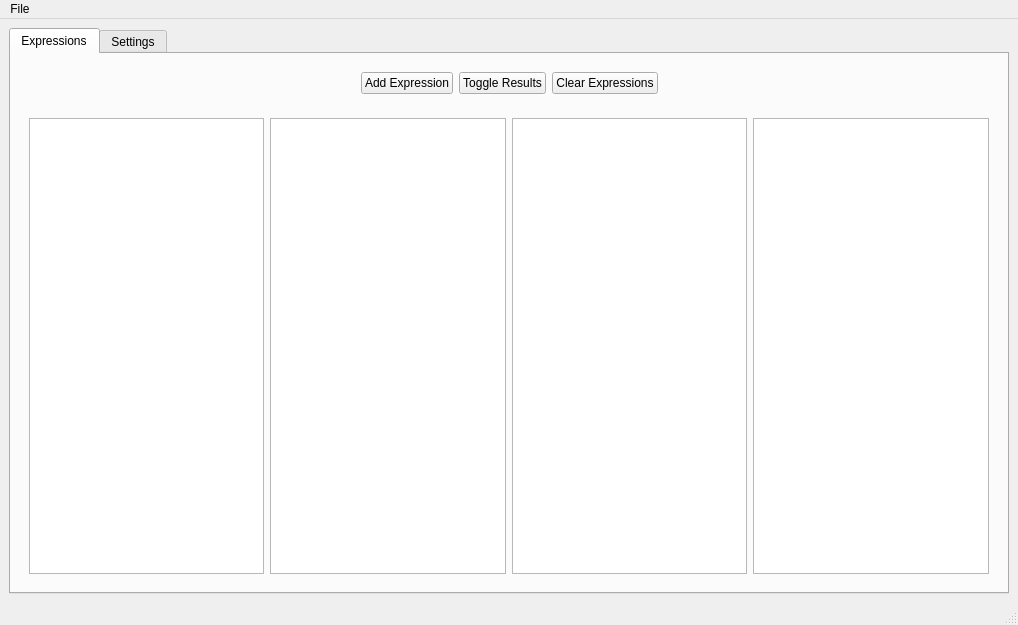
<?xml version="1.0" encoding="UTF-8"?>
<ui version="4.0">
 <class>MainWindow</class>
 <widget class="QMainWindow" name="MainWindow">
  <property name="geometry">
   <rect>
    <x>0</x>
    <y>0</y>
    <width>1018</width>
    <height>618</height>
   </rect>
  </property>
  <property name="windowTitle">
   <string>Amygo</string>
  </property>
  <widget class="QWidget" name="centralwidget">
   <layout class="QVBoxLayout" name="verticalLayout">
    <item>
     <widget class="QTabWidget" name="tabWidget">
      <property name="currentIndex">
       <number>0</number>
      </property>
      <widget class="QWidget" name="tab">
       <attribute name="title">
        <string>Expressions</string>
       </attribute>
       <layout class="QVBoxLayout" name="verticalLayout_3">
        <item>
         <widget class="QWidget" name="horizontalWidget" native="true">
          <layout class="QHBoxLayout" name="horizontalLayout">
           <item>
            <spacer name="horizontalSpacer">
             <property name="orientation">
              <enum>Qt::Horizontal</enum>
             </property>
             <property name="sizeHint" stdset="0">
              <size>
               <width>40</width>
               <height>20</height>
              </size>
             </property>
            </spacer>
           </item>
           <item>
            <widget class="QPushButton" name="buttonAdd">
             <property name="text">
              <string>Add Expression</string>
             </property>
            </widget>
           </item>
           <item>
            <widget class="QPushButton" name="buttonResults">
             <property name="text">
              <string>Toggle Results</string>
             </property>
            </widget>
           </item>
           <item>
            <widget class="QPushButton" name="buttonClear">
             <property name="text">
              <string>Clear Expressions</string>
             </property>
            </widget>
           </item>
           <item>
            <spacer name="horizontalSpacer_2">
             <property name="orientation">
              <enum>Qt::Horizontal</enum>
             </property>
             <property name="sizeHint" stdset="0">
              <size>
               <width>40</width>
               <height>20</height>
              </size>
             </property>
            </spacer>
           </item>
          </layout>
         </widget>
        </item>
        <item>
         <widget class="QWidget" name="horizontalWidgetLists" native="true">
          <layout class="QHBoxLayout" name="horizontalLayout_3">
           <item>
            <widget class="QTableView" name="tableViewExpressions0">
             <property name="styleSheet">
              <string notr="true">font: 75 20pt &quot;MS Shell Dlg 2&quot;;</string>
             </property>
             <attribute name="horizontalHeaderVisible">
              <bool>false</bool>
             </attribute>
             <attribute name="horizontalHeaderDefaultSectionSize">
              <number>150</number>
             </attribute>
             <attribute name="horizontalHeaderMinimumSectionSize">
              <number>150</number>
             </attribute>
             <attribute name="horizontalHeaderStretchLastSection">
              <bool>true</bool>
             </attribute>
             <attribute name="verticalHeaderVisible">
              <bool>false</bool>
             </attribute>
             <attribute name="verticalHeaderDefaultSectionSize">
              <number>60</number>
             </attribute>
             <attribute name="verticalHeaderHighlightSections">
              <bool>false</bool>
             </attribute>
             <attribute name="verticalHeaderMinimumSectionSize">
              <number>60</number>
             </attribute>
             <attribute name="verticalHeaderStretchLastSection">
              <bool>false</bool>
             </attribute>
            </widget>
           </item>
           <item>
            <widget class="QTableView" name="tableViewExpressions1">
             <property name="styleSheet">
              <string notr="true">font: 75 20pt &quot;MS Shell Dlg 2&quot;;</string>
             </property>
             <attribute name="horizontalHeaderVisible">
              <bool>false</bool>
             </attribute>
             <attribute name="horizontalHeaderDefaultSectionSize">
              <number>150</number>
             </attribute>
             <attribute name="horizontalHeaderMinimumSectionSize">
              <number>150</number>
             </attribute>
             <attribute name="horizontalHeaderStretchLastSection">
              <bool>true</bool>
             </attribute>
             <attribute name="verticalHeaderVisible">
              <bool>false</bool>
             </attribute>
             <attribute name="verticalHeaderDefaultSectionSize">
              <number>60</number>
             </attribute>
             <attribute name="verticalHeaderHighlightSections">
              <bool>false</bool>
             </attribute>
             <attribute name="verticalHeaderMinimumSectionSize">
              <number>60</number>
             </attribute>
             <attribute name="verticalHeaderStretchLastSection">
              <bool>false</bool>
             </attribute>
            </widget>
           </item>
           <item>
            <widget class="QTableView" name="tableViewExpressions2">
             <property name="styleSheet">
              <string notr="true">font: 75 20pt &quot;MS Shell Dlg 2&quot;;</string>
             </property>
             <attribute name="horizontalHeaderVisible">
              <bool>false</bool>
             </attribute>
             <attribute name="horizontalHeaderDefaultSectionSize">
              <number>150</number>
             </attribute>
             <attribute name="horizontalHeaderMinimumSectionSize">
              <number>150</number>
             </attribute>
             <attribute name="horizontalHeaderStretchLastSection">
              <bool>true</bool>
             </attribute>
             <attribute name="verticalHeaderVisible">
              <bool>false</bool>
             </attribute>
             <attribute name="verticalHeaderDefaultSectionSize">
              <number>60</number>
             </attribute>
             <attribute name="verticalHeaderHighlightSections">
              <bool>false</bool>
             </attribute>
             <attribute name="verticalHeaderMinimumSectionSize">
              <number>60</number>
             </attribute>
             <attribute name="verticalHeaderStretchLastSection">
              <bool>false</bool>
             </attribute>
            </widget>
           </item>
           <item>
            <widget class="QTableView" name="tableViewExpressions3">
             <property name="styleSheet">
              <string notr="true">font: 75 20pt &quot;MS Shell Dlg 2&quot;;</string>
             </property>
             <attribute name="horizontalHeaderVisible">
              <bool>false</bool>
             </attribute>
             <attribute name="horizontalHeaderDefaultSectionSize">
              <number>150</number>
             </attribute>
             <attribute name="horizontalHeaderMinimumSectionSize">
              <number>150</number>
             </attribute>
             <attribute name="horizontalHeaderStretchLastSection">
              <bool>true</bool>
             </attribute>
             <attribute name="verticalHeaderVisible">
              <bool>false</bool>
             </attribute>
             <attribute name="verticalHeaderDefaultSectionSize">
              <number>60</number>
             </attribute>
             <attribute name="verticalHeaderHighlightSections">
              <bool>false</bool>
             </attribute>
             <attribute name="verticalHeaderMinimumSectionSize">
              <number>60</number>
             </attribute>
             <attribute name="verticalHeaderStretchLastSection">
              <bool>false</bool>
             </attribute>
            </widget>
           </item>
          </layout>
         </widget>
        </item>
       </layout>
      </widget>
      <widget class="QWidget" name="tab_2">
       <attribute name="title">
        <string>Settings</string>
       </attribute>
       <layout class="QVBoxLayout" name="verticalLayout_2">
        <item>
         <widget class="QWidget" name="formWidget" native="true">
          <layout class="QGridLayout" name="gridLayout">
           <item row="1" column="0">
            <widget class="QCheckBox" name="checkBoxAdditionEnabled">
             <property name="text">
              <string>Enabled</string>
             </property>
            </widget>
           </item>
           <item row="8" column="1">
            <widget class="QSpinBox" name="spinBoxSubstractionMaximum">
             <property name="minimum">
              <number>-999999999</number>
             </property>
             <property name="maximum">
              <number>999999999</number>
             </property>
            </widget>
           </item>
           <item row="4" column="1">
            <widget class="QSpinBox" name="spinBoxAdditionMaximum">
             <property name="minimum">
              <number>-999999999</number>
             </property>
             <property name="maximum">
              <number>999999999</number>
             </property>
            </widget>
           </item>
           <item row="3" column="0">
            <widget class="QLabel" name="label_5">
             <property name="text">
              <string>&lt;html&gt;&lt;head/&gt;&lt;body&gt;&lt;p&gt;Minimum&lt;/p&gt;&lt;/body&gt;&lt;/html&gt;</string>
             </property>
             <property name="alignment">
              <set>Qt::AlignRight|Qt::AlignTrailing|Qt::AlignVCenter</set>
             </property>
            </widget>
           </item>
           <item row="5" column="0" colspan="2">
            <widget class="QLabel" name="label_3">
             <property name="text">
              <string>&lt;html&gt;&lt;head/&gt;&lt;body&gt;&lt;p&gt;&lt;span style=&quot; font-size:10pt; font-weight:600;&quot;&gt;Subtraction&lt;/span&gt;&lt;/p&gt;&lt;/body&gt;&lt;/html&gt;</string>
             </property>
             <property name="alignment">
              <set>Qt::AlignCenter</set>
             </property>
            </widget>
           </item>
           <item row="0" column="0" colspan="2">
            <widget class="QLabel" name="label_2">
             <property name="text">
              <string>&lt;html&gt;&lt;head/&gt;&lt;body&gt;&lt;p&gt;&lt;span style=&quot; font-size:10pt; font-weight:600;&quot;&gt;Addition&lt;/span&gt;&lt;/p&gt;&lt;/body&gt;&lt;/html&gt;</string>
             </property>
             <property name="alignment">
              <set>Qt::AlignCenter</set>
             </property>
            </widget>
           </item>
           <item row="6" column="1">
            <widget class="QCheckBox" name="checkBoxSubstractionAllowNegative">
             <property name="text">
              <string>Allow negative result</string>
             </property>
            </widget>
           </item>
           <item row="6" column="0">
            <widget class="QCheckBox" name="checkBoxSubstractionEnabled">
             <property name="text">
              <string>Enabled</string>
             </property>
            </widget>
           </item>
           <item row="8" column="0">
            <widget class="QLabel" name="label_6">
             <property name="text">
              <string>Maximum</string>
             </property>
             <property name="alignment">
              <set>Qt::AlignRight|Qt::AlignTrailing|Qt::AlignVCenter</set>
             </property>
            </widget>
           </item>
           <item row="7" column="1">
            <widget class="QSpinBox" name="spinBoxSubstractionMinimum">
             <property name="minimum">
              <number>-999999999</number>
             </property>
             <property name="maximum">
              <number>999999999</number>
             </property>
            </widget>
           </item>
           <item row="17" column="0">
            <widget class="QLabel" name="label_13">
             <property name="text">
              <string>Divisor Minimum</string>
             </property>
             <property name="alignment">
              <set>Qt::AlignRight|Qt::AlignTrailing|Qt::AlignVCenter</set>
             </property>
            </widget>
           </item>
           <item row="9" column="0" colspan="2">
            <widget class="QLabel" name="label_7">
             <property name="text">
              <string>&lt;html&gt;&lt;head/&gt;&lt;body&gt;&lt;p&gt;&lt;span style=&quot; font-size:10pt; font-weight:600;&quot;&gt;Multiplication&lt;/span&gt;&lt;/p&gt;&lt;/body&gt;&lt;/html&gt;</string>
             </property>
             <property name="alignment">
              <set>Qt::AlignCenter</set>
             </property>
            </widget>
           </item>
           <item row="7" column="0">
            <widget class="QLabel" name="label_4">
             <property name="text">
              <string>Minimum</string>
             </property>
             <property name="alignment">
              <set>Qt::AlignRight|Qt::AlignTrailing|Qt::AlignVCenter</set>
             </property>
            </widget>
           </item>
           <item row="4" column="0">
            <widget class="QLabel" name="label">
             <property name="text">
              <string>&lt;html&gt;&lt;head/&gt;&lt;body&gt;&lt;p&gt;Maximum&lt;/p&gt;&lt;/body&gt;&lt;/html&gt;</string>
             </property>
             <property name="alignment">
              <set>Qt::AlignRight|Qt::AlignTrailing|Qt::AlignVCenter</set>
             </property>
            </widget>
           </item>
           <item row="3" column="1">
            <widget class="QSpinBox" name="spinBoxAdditionMinimum">
             <property name="minimum">
              <number>-999999999</number>
             </property>
             <property name="maximum">
              <number>999999999</number>
             </property>
            </widget>
           </item>
           <item row="11" column="0">
            <widget class="QLabel" name="label_8">
             <property name="text">
              <string>Minimum</string>
             </property>
             <property name="alignment">
              <set>Qt::AlignRight|Qt::AlignTrailing|Qt::AlignVCenter</set>
             </property>
            </widget>
           </item>
           <item row="12" column="0">
            <widget class="QLabel" name="label_9">
             <property name="text">
              <string>Maximum</string>
             </property>
             <property name="alignment">
              <set>Qt::AlignRight|Qt::AlignTrailing|Qt::AlignVCenter</set>
             </property>
            </widget>
           </item>
           <item row="12" column="1">
            <widget class="QSpinBox" name="spinBoxMultiplicationMaximum">
             <property name="minimum">
              <number>-999999999</number>
             </property>
             <property name="maximum">
              <number>999999999</number>
             </property>
            </widget>
           </item>
           <item row="11" column="1">
            <widget class="QSpinBox" name="spinBoxMultiplicationMinimum">
             <property name="minimum">
              <number>-999999999</number>
             </property>
             <property name="maximum">
              <number>999999999</number>
             </property>
            </widget>
           </item>
           <item row="13" column="0" colspan="2">
            <widget class="QLabel" name="label_10">
             <property name="text">
              <string>&lt;html&gt;&lt;head/&gt;&lt;body&gt;&lt;p&gt;&lt;span style=&quot; font-size:10pt; font-weight:600;&quot;&gt;Division&lt;/span&gt;&lt;/p&gt;&lt;/body&gt;&lt;/html&gt;</string>
             </property>
             <property name="alignment">
              <set>Qt::AlignCenter</set>
             </property>
            </widget>
           </item>
           <item row="15" column="0">
            <widget class="QLabel" name="label_11">
             <property name="text">
              <string>Dividend Minimum</string>
             </property>
             <property name="alignment">
              <set>Qt::AlignRight|Qt::AlignTrailing|Qt::AlignVCenter</set>
             </property>
            </widget>
           </item>
           <item row="10" column="0">
            <widget class="QCheckBox" name="checkBoxMultiplicationEnabled">
             <property name="text">
              <string>Enabled</string>
             </property>
            </widget>
           </item>
           <item row="16" column="0">
            <widget class="QLabel" name="label_12">
             <property name="text">
              <string>Dividend Maximum</string>
             </property>
             <property name="alignment">
              <set>Qt::AlignRight|Qt::AlignTrailing|Qt::AlignVCenter</set>
             </property>
            </widget>
           </item>
           <item row="14" column="0">
            <widget class="QCheckBox" name="checkBoxDivisionEnabled">
             <property name="text">
              <string>Enabled</string>
             </property>
            </widget>
           </item>
           <item row="14" column="1">
            <widget class="QCheckBox" name="checkBoxDivisionForceInt">
             <property name="text">
              <string>Force division without rest</string>
             </property>
            </widget>
           </item>
           <item row="15" column="1">
            <widget class="QSpinBox" name="spinBoxDivisionDividendMinimum">
             <property name="minimum">
              <number>-999999999</number>
             </property>
             <property name="maximum">
              <number>999999999</number>
             </property>
            </widget>
           </item>
           <item row="16" column="1">
            <widget class="QSpinBox" name="spinBoxDivisionDividendMaximum">
             <property name="minimum">
              <number>-999999999</number>
             </property>
             <property name="maximum">
              <number>999999999</number>
             </property>
            </widget>
           </item>
           <item row="18" column="0">
            <widget class="QLabel" name="label_14">
             <property name="text">
              <string>Divisor Maximum</string>
             </property>
             <property name="alignment">
              <set>Qt::AlignRight|Qt::AlignTrailing|Qt::AlignVCenter</set>
             </property>
            </widget>
           </item>
           <item row="17" column="1">
            <widget class="QSpinBox" name="spinBoxDivisionDivisorMinimum">
             <property name="minimum">
              <number>-999999999</number>
             </property>
             <property name="maximum">
              <number>999999999</number>
             </property>
            </widget>
           </item>
           <item row="18" column="1">
            <widget class="QSpinBox" name="spinBoxDivisionDivisorMaximum">
             <property name="minimum">
              <number>-999999999</number>
             </property>
             <property name="maximum">
              <number>999999999</number>
             </property>
            </widget>
           </item>
          </layout>
         </widget>
        </item>
        <item>
         <layout class="QHBoxLayout" name="horizontalLayout_2">
          <item>
           <spacer name="horizontalSpacer_3">
            <property name="orientation">
             <enum>Qt::Horizontal</enum>
            </property>
            <property name="sizeHint" stdset="0">
             <size>
              <width>40</width>
              <height>20</height>
             </size>
            </property>
           </spacer>
          </item>
          <item>
           <widget class="QPushButton" name="buttonSettingsSave">
            <property name="text">
             <string>Save</string>
            </property>
           </widget>
          </item>
          <item>
           <widget class="QPushButton" name="buttonSettingsCancel">
            <property name="text">
             <string>Cancel</string>
            </property>
           </widget>
          </item>
          <item>
           <spacer name="horizontalSpacer_4">
            <property name="orientation">
             <enum>Qt::Horizontal</enum>
            </property>
            <property name="sizeHint" stdset="0">
             <size>
              <width>40</width>
              <height>20</height>
             </size>
            </property>
           </spacer>
          </item>
         </layout>
        </item>
        <item>
         <spacer name="verticalSpacer">
          <property name="orientation">
           <enum>Qt::Vertical</enum>
          </property>
          <property name="sizeHint" stdset="0">
           <size>
            <width>20</width>
            <height>40</height>
           </size>
          </property>
         </spacer>
        </item>
       </layout>
      </widget>
     </widget>
    </item>
   </layout>
  </widget>
  <widget class="QMenuBar" name="menubar">
   <property name="geometry">
    <rect>
     <x>0</x>
     <y>0</y>
     <width>1018</width>
     <height>21</height>
    </rect>
   </property>
   <widget class="QMenu" name="menuFile">
    <property name="title">
     <string>File</string>
    </property>
    <addaction name="actionExit"/>
   </widget>
   <addaction name="menuFile"/>
  </widget>
  <widget class="QStatusBar" name="statusbar"/>
  <action name="actionExit">
   <property name="text">
    <string>Exit</string>
   </property>
  </action>
 </widget>
 <resources/>
 <connections/>
</ui>
